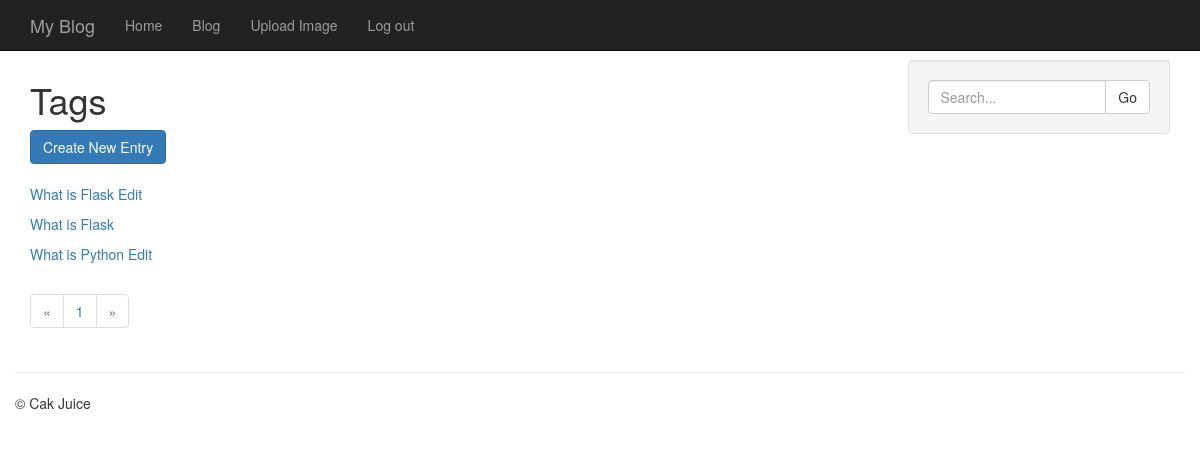
The app's page /entries/tags/python/ (signed in) with its own data.
### models.py (models this page shows, shortened)
class Entry(db.Model):
	STATUS_PUBLIC = 0
	STATUS_DRAFT = 1
	STATUS_DELETED = 2
	id = db.Column(db.Integer, primary_key=True)
	title = db.Column(db.String(100))
	slug = db.Column(db.String(100), unique=True)
	body = db.Column(db.Text)
	status = db.Column(db.SmallInteger, default=STATUS_PUBLIC)
	created_timestamp = db.Column(db.DateTime, default=datetime.datetime.now)
	modified_timestamp = db.Column(db.DateTime, default=datetime.datetime.now, onupdate=datetime.datetime.now)
	author_id = db.Column(db.Integer, db.ForeignKey('user.id'))
	tags = db.relationship('Tag', secondary=entry_tags, backref=db.backref('entries', lazy='dynamic'))
	def __repr__(self):
		return '<Entry: {0}>'.format(self.title)

### entries/blueprint.py (the view)
@entries.route('/tags/<slug>/')
def tag_detail(slug):
	tag = Tag.query.filter(Tag.slug == slug).first_or_404()
	entries = tag.entries.order_by(Entry.created_timestamp.desc())
	return entry_list('entries/tag_detail.html', entries, tag=tag)

### app.py (called while the page is built)
@app.before_request
def _before_request():
	g.user = current_user

### helpers.py (called while the page is built)
def object_list(template_name, query, paginate_by=20, **context):
	page = request.args.get('page')
	if page and page.isdigit():
		page = int(page)
	else:
		page = 1
	object_list = query.paginate(page, paginate_by)
	return render_template(template_name, object_list=object_list, **context)

def entry_list(template, query, **context):
	query = filter_status_by_user(query)
	valid_statuses = (Entry.STATUS_PUBLIC, Entry.STATUS_DRAFT)
	query = query.filter(Entry.status.in_(valid_statuses))
	if request.args.get('q'):
		search = request.args['q']
		query = query.filter(
				(Entry.body.contains(search)) |
				(Entry.title.contains(search)))
	print(query.all())
	return object_list(template, query, **context)

def filter_status_by_user(query):
	if not g.user.is_authenticated:
		return query.filter(Entry.status == Entry.STATUS_PUBLIC)
	else:
		query = query.filter(
			(Entry.status == Entry.STATUS_PUBLIC) |
			((Entry.author == g.user) & (Entry.status != Entry.STATUS_DELETED)))
		return query

### models.py (called while the page is built)
@login_manager.user_loader
def _user_loader(user_id):
	return User.query.get(int(user_id))

### templates/entries/tag_detail.html (shortened to what this page needs)
{% extends 'entries/base_entries.html' %}
{% block content_title %}Tags{% endblock %}

### templates/includes/list.html
{% for entry in object_list.items %}
	<p><a href="{{ url_for('entries.detail', slug=entry.slug) }}">{{ entry.title }}</a></p>
{% endfor %}

### templates/base.html (style rules this page uses)
body { padding-top:60px; }

### records on screen
Entry: title "What is Flask Edit"
Entry: title "What is Flask"
Entry: title "What is Python Edit"

### other values on screen
{{ page }} "1"
